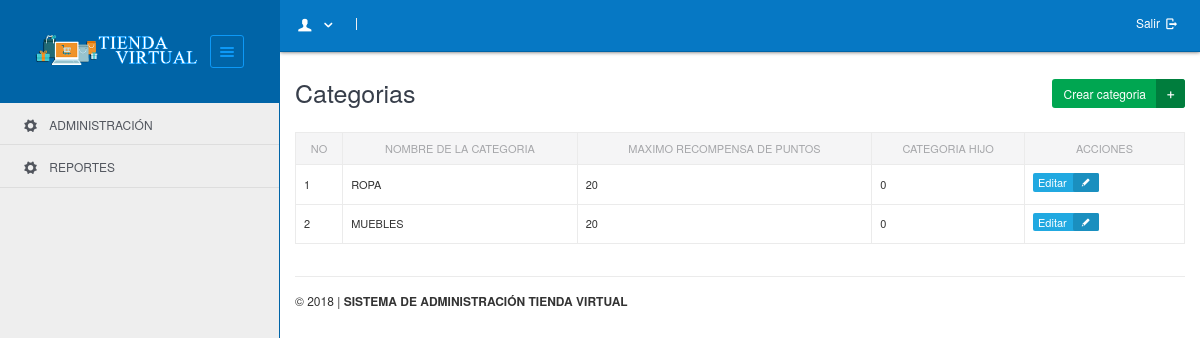
Page /?mod=categoria&pag=lista (signed in) on the committed database.
### tables this page shows
CREATE TABLE IF NOT EXISTS `product_category` (
  `id_categoria` int(11) NOT NULL AUTO_INCREMENT,
  `category_name` varchar(100) NOT NULL,
  `max_reward_points_encash` int(11) NOT NULL,
  `parent_category_id` int(11) NOT NULL,
  PRIMARY KEY (`id_categoria`)
);

### modelo/conexion.php (called while the page is built, shortened)
<?php
    class conexion
    {
        private $servidor = 'localhost';
        private $base_datos = 'tienda';
        private $usuario = 'root';
        private $password = '123456';
        private $enlace;
        function Conectar()
        {
            $this->enlace = mysql_connect($this->servidor,$this->usuario,$this->password);
            if($this->enlace)
            {
                if(mysql_select_db($this->base_datos))
                    return $this->enlace;
                else
                    return false;
            }
            else
                return false;
        }
        function Lista($sql)
        {
        	$result = mysql_query($sql,$this->enlace);
        	$return_array=array();
            if(mysql_num_rows($result)>0)
            	while ($obj = mysql_fetch_array($result)) {
                    $return_array[] = $obj;
            	}
        	return $return_array;
        }
    }
?>

### modelo/categoria.php (called while the page is built, shortened)
<?php
class categoria
{
	private $bd;
	function categoria()
	{
		$this->bd = new Conexion();
	}
	function get_all($criterio)
	{
		if(empty($criterio)) $where = ""; else $where = " $criterio";
		$registros = $this->bd->Lista("select * from product_category $where");
			return $registros;
	}
}
?>

### vista/categoria/lista.php (the view, shortened to what this page needs)
<?php include("modelo/categoria.php");
      $categoria = new categoria();
      $registros = $categoria->get_all("");
      ?>
      <h2>Categorias
      <a href="?mod=categoria&pag=form_categoria" class="btn btn-green btn-icon" style="float: right;">
      Crear categoria <i class="entypo-plus"></i>
      </a>
      </h2>
      <br />
      <div class="table-responsive">
      <table class="table table-bordered datatable" id="table-1">
      <thead>
      <tr>
      <th>No</th>
      <th>Nombre de la categoria</th>
      <th>Maximo recompensa de puntos</th>
      <th>Categoria hijo</th>
      <th width="160">Acciones</th>
      </tr>
      </thead>
      <tbody>
      <?php
      $n = 0;
      foreach($registros as $key => $registro)
      {
      $n++;
      echo "<tr>";
      echo "<td>$n</td><td>$registro[category_name]</td><td>$registro[max_reward_points_encash]</td><td>$registro[parent_category_id]</td>";
      echo "<td>
      <a href='?mod=categoria&pag=editar_categoria&id=$registro[id_categoria]' class='btn btn-info btn-icon btn-xs'>Editar <i class='entypo-pencil'></i></a>
      $estado
      </td>";
      echo "</tr>";
      }
      ?>
      </tbody>
      </table>
      </div>

### assets/css/custom.css (style rules this page uses)
body { color: #333; }
.btn { margin-bottom: 4px; }
.table thead th { text-align: center; }
.table-responsive { overflow-x: auto; }
#table-1 td a, #table-1 th a { text-transform: none; }
#table-1 td, #table-1 th { text-transform: uppercase; font-size: 11px; }

### rows in the picture
product_category: category_name "ROPA", max_reward_points_encash "20", parent_category "0"
product_category: category_name "MUEBLES", max_reward_points_encash "20", parent_category "0"
